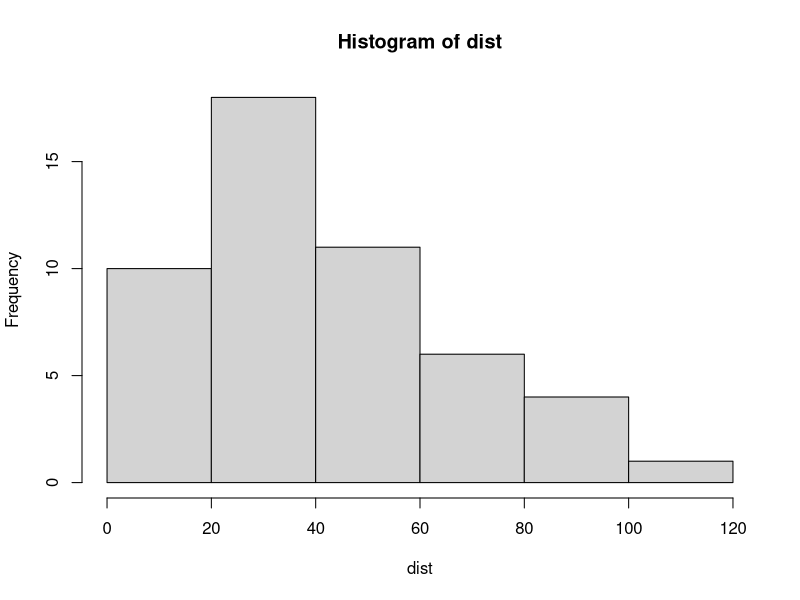
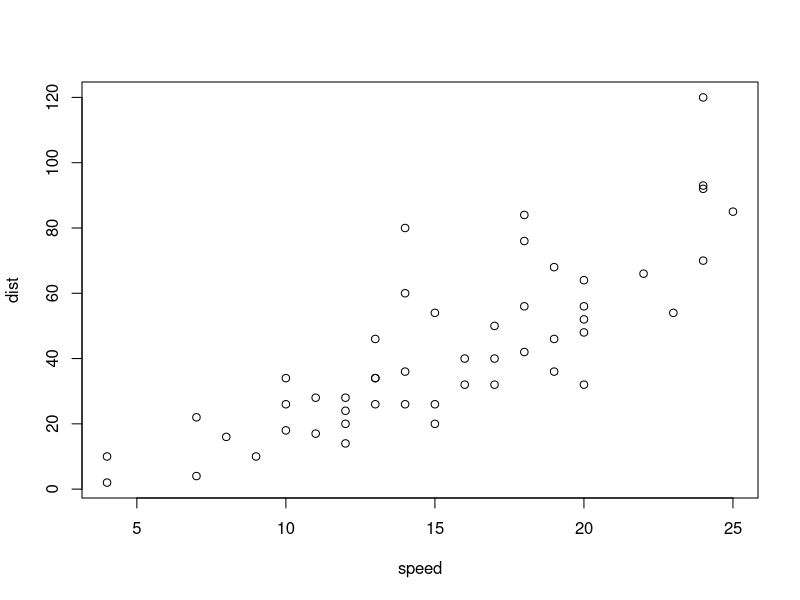

The R script that drew these images, in order:
## ---- chunk 1
print("Hello world!")
## ---- chunk 2
print("Alexandra Chouldechova")
## ---- chunk 3
1:10 # Numbers 1 to 10
127:132 # Numbers 127 to 132
## ---- chunk 4
seq(1,10,1) # Numbers 1 to 10
seq(1,10,2) # Odd numbers from 1 to 10
seq(2,10,2) # Even numbers from 2 to 10
## ---- chunk 5
3:12
## ---- chunk 6
seq(3, 30, 3)
## ---- chunk 7
x <- 3:12
y <- seq(3, 30, 3)
x * y
## ---- chunk 8
head(cars)
## ---- chunk 9
attach(cars) # Using this command is poor style.  We will avoid it in the future.
speed
dist
## ---- chunk 10
mean(speed)
sd(speed)
mean(dist)
sd(dist)
## ---- chunk 11
hist(dist) # Histogram of stopping distance
## ---- chunk 12
plot(speed, dist)
